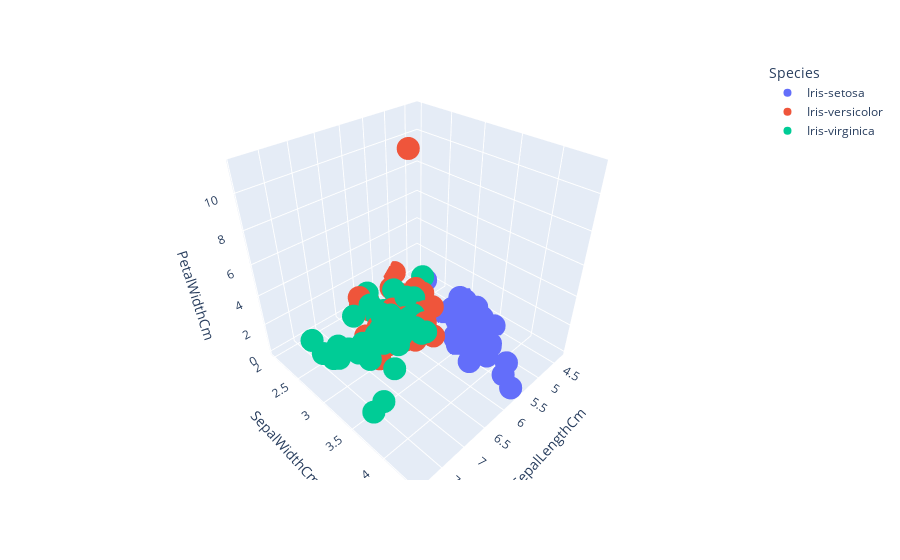

Notebook cell for this chart:
### Code cell
#3D plot
import plotly.express as px
fig = px.scatter_3d(df, x='SepalLengthCm', y='SepalWidthCm', z='PetalWidthCm',color='Species')
fig.show()

### Figure 1 — Plotly figure (JSON) as saved in the notebook; plotly's stock layout.template omitted (floating-point values rounded to 4 significant figures)
{"data": [{"hovertemplate": "Species=Iris-setosa<br>SepalLengthCm=%{x}<br>SepalWidthCm=%{y}<br>PetalWidthCm=%{z}<extra></extra>", "legendgroup": "Iris-setosa", "marker": {"color": "#636efa", "symbol": "circle"}, "mode": "markers", "name": "Iris-setosa", "scene": "scene", "showlegend": true, "type": "scatter3d", "x": [5.1, 4.9, 4.7, 4.6, 5, 5.4, 4.6, 5, 4.4, 4.9, 5.4, 4.8, 4.8, 4.3, 5.7, 5.4, 5.1, 5.7, 5.1, 5.4, 5.1, 4.6, 5.1, 4.8, 5, 5, 5.2, 5.2, 4.7, 4.8, 5.4, 5.2, 5.5, 4.9, 5, 5.5, 4.9, 4.4, 5.1, 5, 4.5, 4.4, 5, 5.1, 4.8, 5.1, 4.6, 5.3], "y": [3.5, 3, 3.2, 3.1, 3.6, 3.9, 3.4, 3.4, 2.9, 3.1, 3.7, 3.4, 3, 3, 4.4, 3.9, 3.5, 3.8, 3.8, 3.4, 3.7, 3.6, 3.3, 3.4, 3, 3.4, 3.5, 3.4, 3.2, 3.1, 3.4, 4.1, 4.2, 3.1, 3.2, 3.5, 3.1, 3, 3.4, 3.5, 2.3, 3.2, 3.5, 3.8, 3, 3.8, 3.2, 3.7], "z": [0.2, 0.2, 0.2, 0.2, 0.2, 0.4, 0.3, 0.2, 0.2, 0.1, 0.2, 0.2, 0.1, 0.1, 0.4, 0.4, 0.3, 0.3, 0.3, 0.2, 0.4, 0.2, 0.5, 0.2, 0.2, 0.4, 0.2, 0.2, 0.2, 0.2, 0.4, 0.1, 0.2, 0.1, 0.2, 0.2, 0.1, 0.2, 0.2, 0.3, 0.3, 0.2, 0.6, 0.4, 0.3, 0.2, 0.2, 0.2]}, {"hovertemplate": "Species=Iris-versicolor<br>SepalLengthCm=%{x}<br>SepalWidthCm=%{y}<br>PetalWidthCm=%{z}<extra></extra>", "legendgroup": "Iris-versicolor", "marker": {"color": "#EF553B", "symbol": "circle"}, "mode": "markers", "name": "Iris-versicolor", "scene": "scene", "showlegend": true, "type": "scatter3d", "x": [7, 6.4, 6.9, 5.5, 6.5, 5.7, 6.3, 6.6, 5.2, 5, 5.9, 6, 6.1, 5.6, 6.7, 5.6, 5.8, 6.2, 5.6, 5.9, 6.1, 6.3, 6.1, 6.4, 6.6, 6.8, 6.7, 6, 5.7, 5.5, 5.5, 5.8, 6, 5.4, 6, 6.7, 6.3, 5.6, 5.5, 5.5, 6.1, 5.8, 5.6, 5.7, 5.7, 6.2, 5.1, 5.7], "y": [3.2, 3.2, 3.1, 2.3, 2.8, 2.8, 3.3, 2.9, 2.7, 2, 3, 2.2, 2.9, 2.9, 3.1, 3, 2.7, 2.2, 2.5, 3.2, 2.8, 2.5, 2.8, 2.9, 3, 2.8, 3, 2.9, 2.6, 2.4, 2.4, 2.7, 2.7, 3, 3.4, 3.1, 2.3, 3, 2.5, 2.6, 3, 2.6, 2.7, 3, 2.9, 2.9, 2.5, 2.8], "z": [1.4, 1.5, 1.5, 1.3, 1.5, 1.3, 1.6, 1.3, 1.4, 1, 1.5, 1, 1.4, 1.3, 1.4, 1.5, 1, 1.5, 1.1, 1.8, 1.3, 1.5, 1.2, 1.3, 1.4, 1.4, 1.7, 1.5, 1, 1.1, 1, 1.2, 1.6, 1.5, 1.6, 1.5, 1.3, 1.3, 1.3, 1.2, 1.4, 1.2, 1.3, 1.2, 1.3, 1.3, 1.1, 11.3]}, {"hovertemplate": "Species=Iris-virginica<br>SepalLengthCm=%{x}<br>SepalWidthCm=%{y}<br>PetalWidthCm=%{z}<extra></extra>", "legendgroup": "Iris-virginica", "marker": {"color": "#00cc96", "symbol": "circle"}, "mode": "markers", "name": "Iris-virginica", "scene": "scene", "showlegend": true, "type": "scatter3d", "x": [6.3, 5.8, 7.1, 6.3, 6.5, 7.6, 4.9, 7.3, 6.7, 7.2, 6.5, 6.4, 6.8, 5.7, 5.8, 6.4, 6.5, 7.7, 7.7, 6, 6.9, 5.6, 7.7, 6.3, 6.7, 7.2, 6.2, 6.1, 6.4, 7.2, 7.4, 7.9, 6.4, 6.3, 6.1, 7.7, 6.3, 6.4, 6, 6.9, 6.7, 6.9, 5.8, 6.8, 6.7, 6.7, 6.3, 6.5, 6.2, 5.9], "y": [3.3, 2.7, 3, 2.9, 3, 3, 2.5, 2.9, 2.5, 3.6, 3.2, 2.7, 3, 2.5, 2.8, 3.2, 3, 3.8, 2.6, 2.2, 3.2, 2.8, 2.8, 2.7, 3.3, 3.2, 2.8, 3, 2.8, 3, 2.8, 3.8, 2.8, 2.8, 2.6, 3, 3.4, 3.1, 3, 3.1, 3.1, 3.1, 2.7, 3.2, 3.3, 3, 2.5, 3, 3.4, 3], "z": [2.5, 1.9, 2.1, 1.8, 2.2, 2.1, 1.7, 1.8, 1.8, 2.5, 2, 1.9, 2.1, 2, 2.4, 2.3, 1.8, 2.2, 2.3, 1.5, 2.3, 2, 2, 1.8, 2.1, 1.8, 1.8, 1.8, 2.1, 1.6, 1.9, 2, 2.2, 1.5, 1.4, 2.3, 2.4, 1.8, 1.8, 2.1, 2.4, 2.3, 1.9, 2.3, 2.5, 2.3, 1.9, 2, 2.3, 1.8]}], "layout": {"legend": {"title": {"text": "Species"}, "tracegroupgap": 0}, "margin": {"t": 60}, "scene": {"domain": {"x": [0, 1], "y": [0, 1]}, "xaxis": {"title": {"text": "SepalLengthCm"}}, "yaxis": {"title": {"text": "SepalWidthCm"}}, "zaxis": {"title": {"text": "PetalWidthCm"}}}}}
